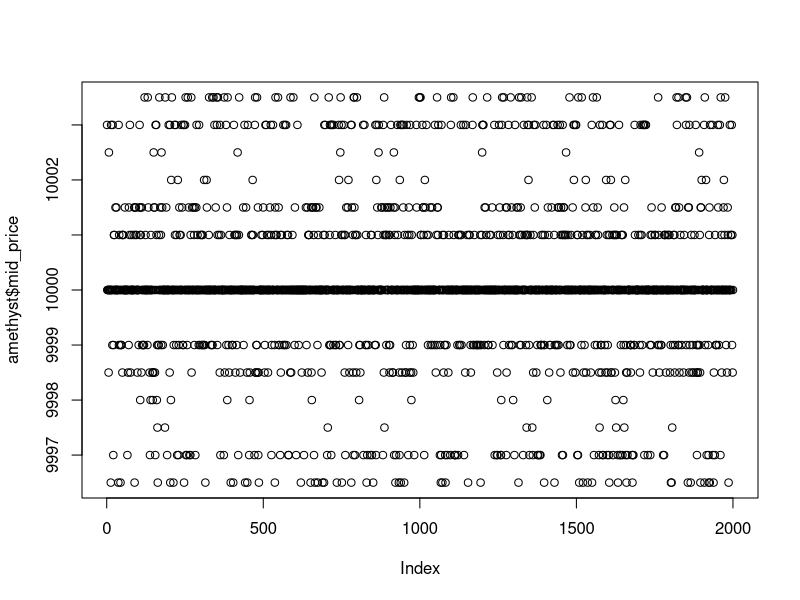
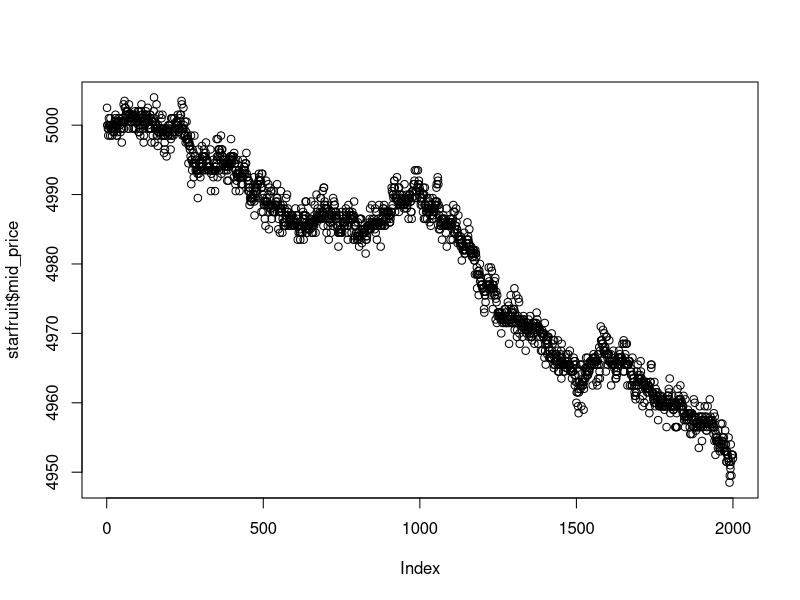
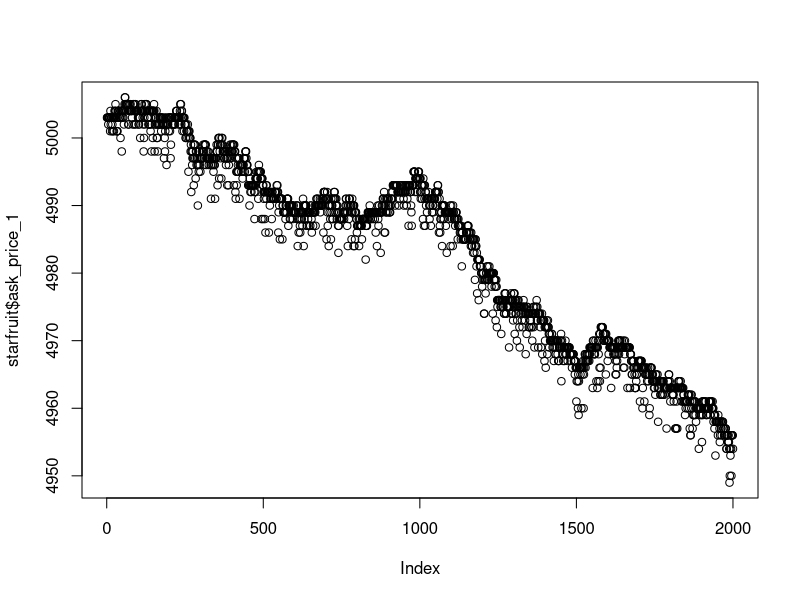
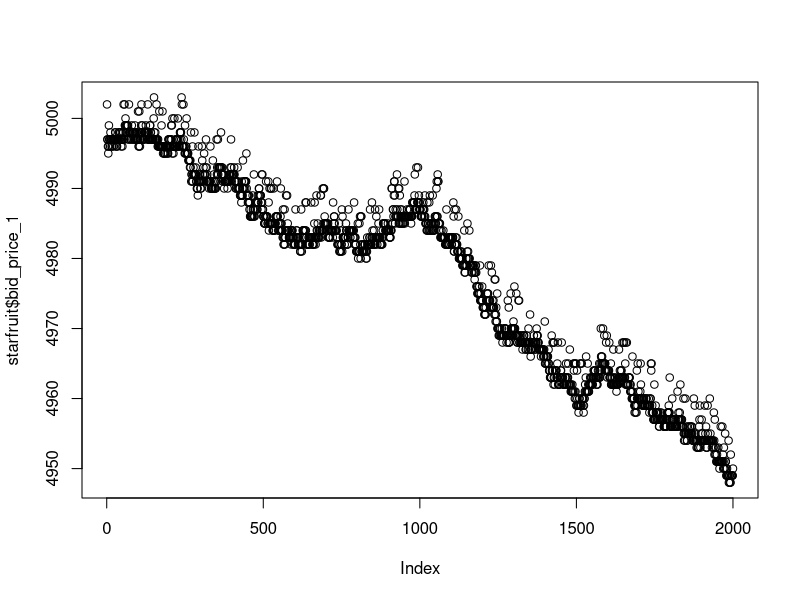
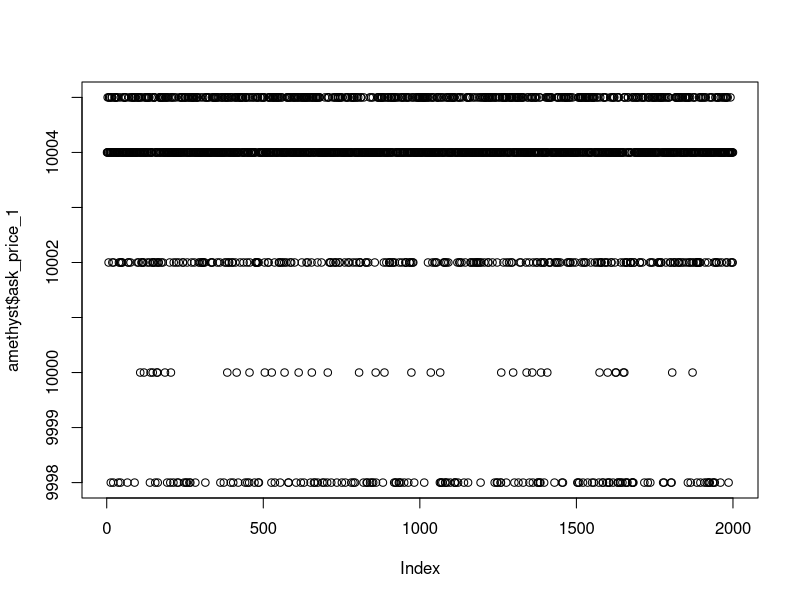
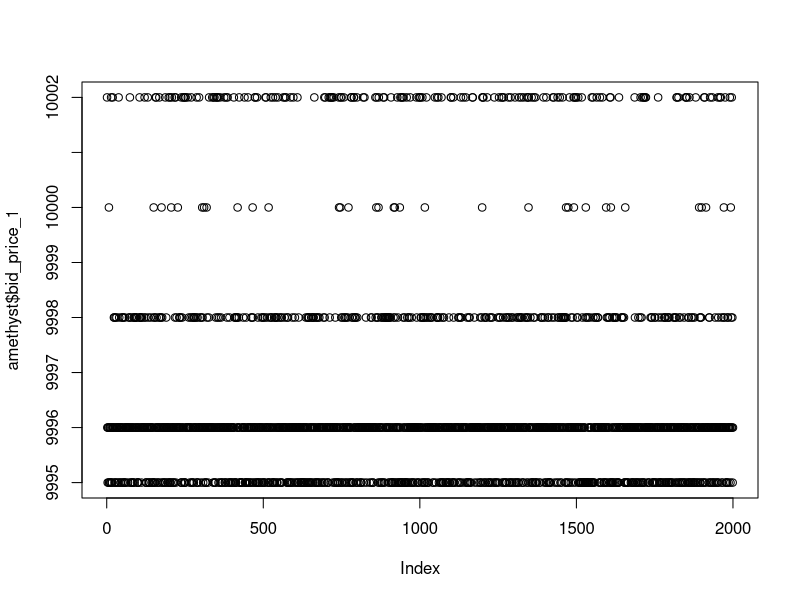
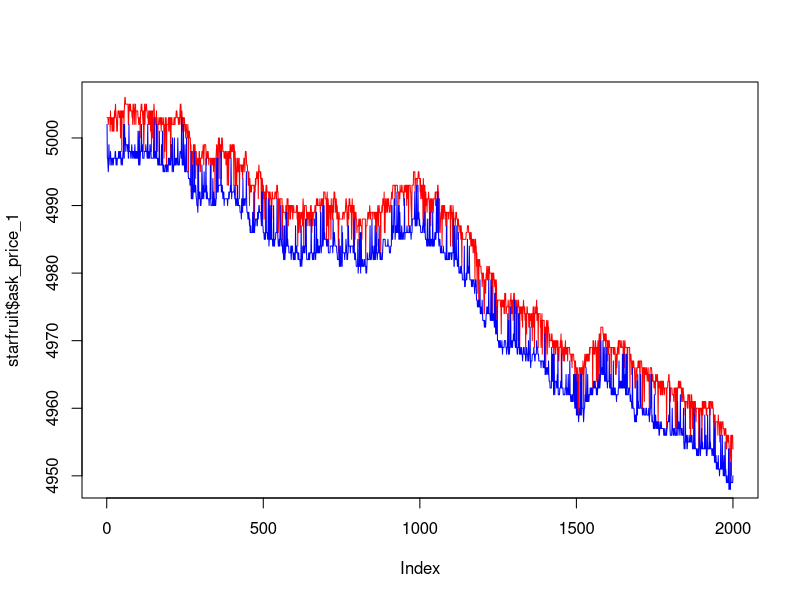

R code for these plots, in order:
data = read.csv("traderTemplate.csv", header = TRUE, sep=";")
amethyst = data[data$product == "AMETHYSTS",]
starfruit = data[data$product == "STARFRUIT",]

#plot(amethyst[amethyst$day == -2,]$bid_price_1)
#plot(starfruit[starfruit$day == -2,]$bid_price_1)

plot(amethyst$mid_price)
plot(starfruit$mid_price)

plot(starfruit$ask_price_1)
plot(starfruit$bid_price_1)

mean(amethyst$mid_price)
mean(starfruit$mid_price)

plot(amethyst$ask_price_1)
plot(amethyst$bid_price_1)

#plot bid and ask for starfruit on same graph
plot(starfruit$ask_price_1, type = "l", col = "red")
lines(starfruit$bid_price_1, col = "blue")

simple_moving_average <- function(data, window_size) {
  n <- length(data)
  # Calculate start and end indices for the loop to avoid NA values
  start_index <- ceiling(window_size / 2)
  end_index <- n - floor(window_size / 2)
  
  # Initialize the result vector
  averages <- numeric(end_index - start_index + 1)
  
  for (i in start_index:end_index) {
    averages[i - start_index + 1] <- mean(data[(i - floor(window_size / 2)):(i + floor(window_size / 2))])
  }
  
  return(averages)
}

window_size = 5  # Window size for moving average
moving_average = simple_moving_average(starfruit$mid_price, window_size)

#lines(moving_average[(200-window_size):(350-window_size)], col = "green")

